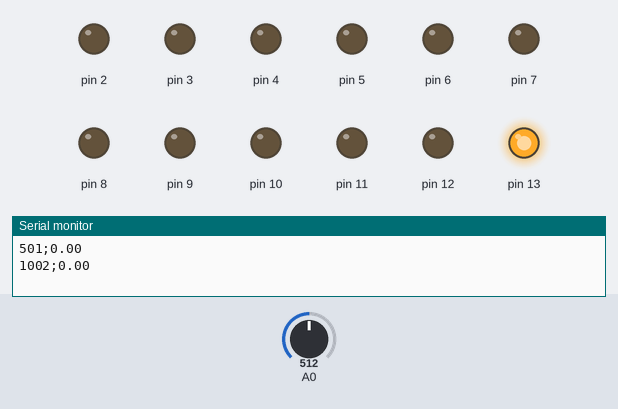
The sketch below on a simulated Arduino Uno, built with avr-gcc and run on an emulated ATmega328P. On the bench: output pins drawn as LEDs (lit = HIGH), the last lines printed to the serial monitor. Inputs (shaded band) come from the test bench; at power-on: A0 = 512. Random numbers use the default seed unless the sketch sets one; pins used as bus, display or sensor lines are not drawn.

Above: at 1.2 s.
1.3 s: A0 set to 484
At 2.5 s:
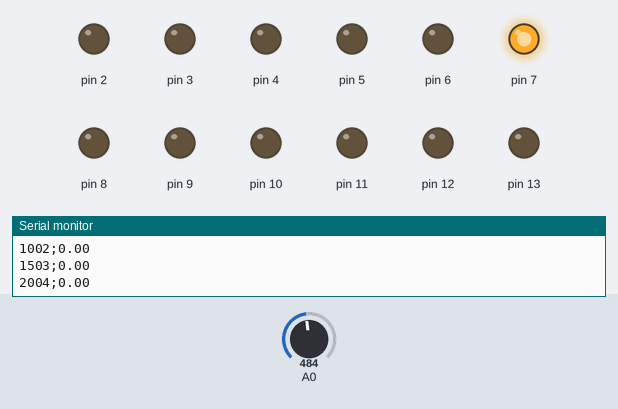
2.8 s: A0 set to 510
At 3.8 s:
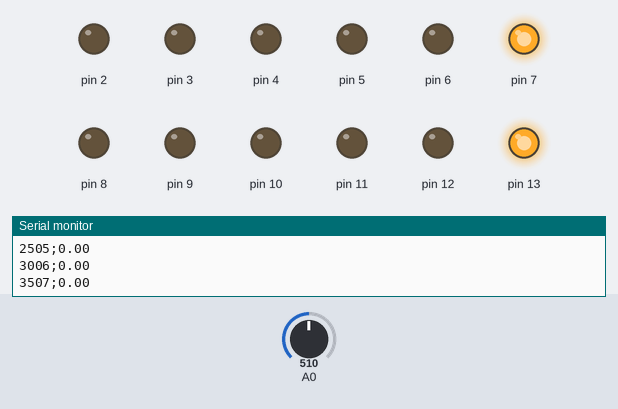
4.3 s: A0 set to 490
At 4.9 s:
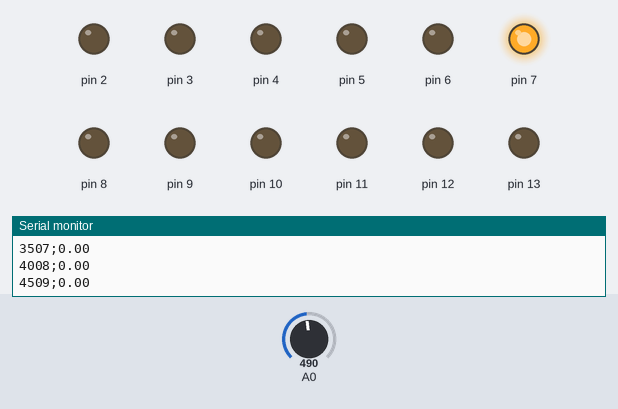
5.8 s: A0 set to 511
At 7.2 s:
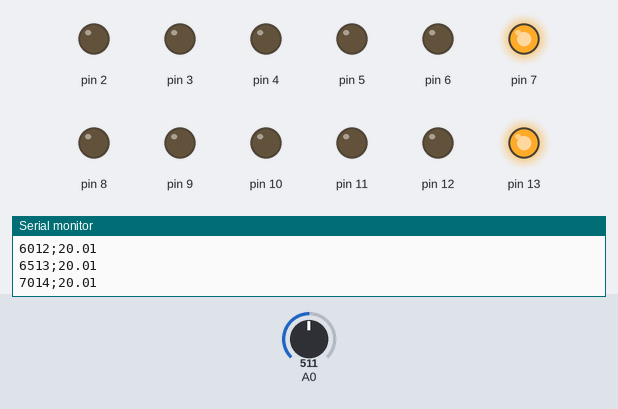
Timing chart, 0 to 8.3 s (numbered marks = the images above; inputs shaded):
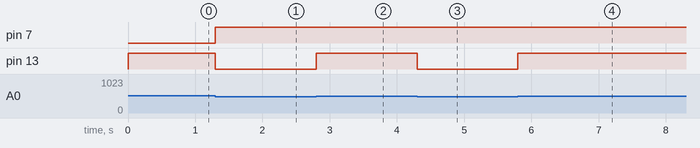

Measured:
- the behaviour switches between 501 and 500 on A0 (found by bisection; images 0 and 1)
- after the input at 1.3 s, pin 7: LOW → HIGH at once; pin 13: HIGH → LOW at once
- after the input at 2.8 s, pin 13: LOW → HIGH at once
- after the input at 4.3 s, pin 13: HIGH → LOW at once
- after the input at 5.8 s, pin 13: LOW → HIGH at once

The sketch:

Arduino.ino
```cpp
#include "param.h"
#include "coeur.h"
#include "cardio.h"


static long battementPrec = 0;
static long envoiPrec = 0;
static double frequence = 0;
static int enBattement = 0;

void setup() {
  Serial.begin(9600);
  initLed();
}


void loop() {
  int li = 0;
  if (enBattement) { li = -1 * NBLOUPIOTES; }
  if (animerLed(li)) { li++; }
//  if (i < 14 && 0) {
//    Serial.print(i);
//    Serial.print('\n');
//  }

    if (obtenirSignal() > 500) {
      if (!enBattement) {
        if (battementPrec != 0) {
          frequence = 1000./(millis() - battementPrec)*60;
        }
        battementPrec = millis();
      enBattement = 1;
      }
    } else {
      enBattement = 0;
    }
    if (enBattement) {
      digitalWrite(13,HIGH);
    } else {
      digitalWrite(13,LOW);
    }
    if (millis() - envoiPrec > INTERVALLEENVOI) {
      Serial.print(millis());
      Serial.print(';');
      Serial.println(frequence);
      envoiPrec = millis();
    }
}
```

cardio.cpp
```cpp
#include "cardio.h"
#include "Arduino.h"
/*unsigned int i;
void setup(){

}
void loop(){

}*/
static long battprec = 0;
static int delai = 900;

int a0() {
 return analogRead(0);
}

int rng() {
    if (battprec < millis()-delai) {
    battprec = millis();
    delai += 10 - (rand() % 21);

    if (delai > 1200) {delai = 1200;}
    if (delai < 500) {delai = 500;}

    return 900;
  } else {
    if (battprec > millis()-100) {
      return 900;
    }
    return 200;
  }
}

int obtenirSignal() {
  return a0();
}

/*void bidule() {
  delay(100);
  digitalWrite(i % 14      ,LOW);
  digitalWrite((i + 1) % 14,HIGH);
  i++;
}*/
```

cardio.h
```cpp
#ifndef cardio_h
#define cardio_h

//Intervalle d'envoi de la fréquence (en ms)
#define INTERVALLEENVOI 500

int obtenirSignal();

#endif
```

coeur.cpp
```cpp
#include "Arduino.h"
#include "param.h"
#include "coeur.h"

static long delai = 0;

int delayer(int d) {
  if (millis() >= delai + d) {
    delai = millis();
    return 1;
  } else {return 0;}
}

void initLed() {
  int i;
    for (i = 0; i <= 13; i++) // Initialisation de tous les pins (0 à 13)
    {pinMode(i,OUTPUT);}
  i = 0;
}
int animerLed(int li) {

	if (li <= 13) {
		if (delayer(100)) {
		  if (li >= 0 && li <= 13) { digitalWrite(li, LOW); }
		  if (li + NBLOUPIOTES >= 0 && li + NBLOUPIOTES <= 13) { digitalWrite((li + NBLOUPIOTES), HIGH); }
     return 1;
		}
	}
 return 0;
}
```

coeur.h
```cpp
#ifndef coeur_h
#define coeur_h
int animerLed(int i);
void initLed();
#endif
```

param.h
```cpp
#ifndef PARM_H
#define PARAM_H

#define NBLOUPIOTES 7

#endif
```
